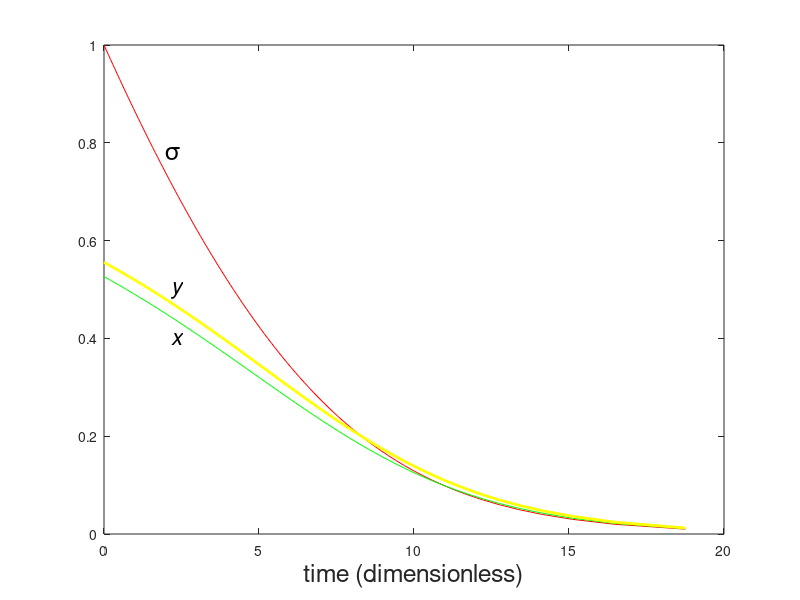

Reproduce this figure in MATLAB.
%to make plots for ex_two_enzyme

%parameter values
l1=.9; 
l2=.8; 
m1=0.5; 
m2=0.6; 
a1=0.3;

sv2 = -l1*l2+a1*m1*l2+m2*l1-a1*m2*l1;
sv1 = -l2+a1*m1+a1*l2+m2-a1*m2-a1*l1;
th1=-sv1;
th2=-sv2;

s = [.01:.01:1];
I1 = - s/th1 - l1*l2*log(s)/th2+log(th1*s +th2)*l1*l2/th2 ...
	- log(th1* s + th2)*l1/th1-log(th1* s + th2) *l2/th1+th2*log(th1* s+th2)/th1^2;

K =  -1/th1 + log(th1 +th2)*l1*l2/th2 ...
	- log(th1+ th2)*l1/th1-log(th1 + th2)*l2/th1+th2 *log(th1+th2)/th1^2;
	
expr = I1-K;

x = s./(l1+s);
y = s./(l2+s);

plot(expr,s,'r',expr,x,'g',expr,y,'y','linewidth',2)

xlabel('time (dimensionless)','fontsize',18)
text(2,.4,'\it x','fontsize',16)
text(2,.5,'\it y','fontsize',16)
text(2,.78,'\sigma','fontsize',18)

		
